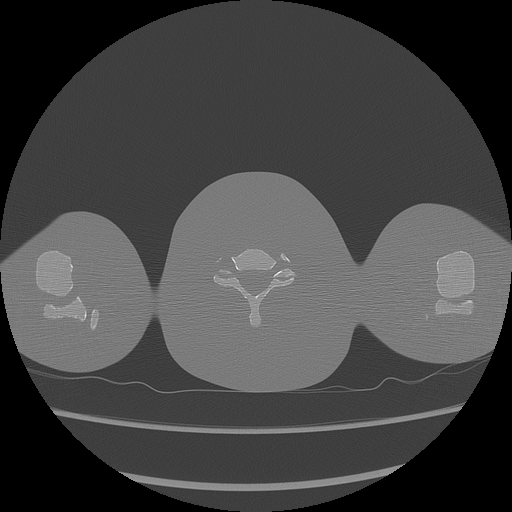
#> input picture sharp_kernel/phantom1/00000002.DCM, 512 x 512 px, found by its file name
$ python dicom_overlay.py
#> lines starting #> are read from the running program, lines starting #| are printed output that depends on the picture; pictures that were not available may be replaced by others from this repository, and a replacement may not be noted
#!/usr/bin/env python
# coding: utf-8
#%%
import numpy as np
import matplotlib.pyplot as plt
import matplotlib.colors as colors
import matplotlib.cm as cmx
from mpl_toolkits.mplot3d import Axes3D
import os,time,subprocess,glob,re
import pandas
import ipywidgets as ipyw
import pydicom as dicom
import argparse,sys

## please change here
def weight_img_two(im2,s0=-200,s1=200,r=30): # well-shaped potential
    wl = 1.0-0.5/r * (im2 - (s0-r)) # 1 at s0-r and 0 at s0+r
    wr = 0.5/r * (im2 - (s1-r))
    w = np.clip(np.maximum(wl,wr),0,1)
    return((w,1-w))

def weight_img_three(im,s0=-200,s1=200,r=30):
    w0 = np.clip(1.0-0.5/r * (im - (s0-r)), 0, 1) # 1 at s0-r and 0 at s0+r
    w2 = np.clip(0.5/r * (im - (s1-r)), 0, 1) # 0 at s1-r and 1 at s1+r
    return((w0,1-w0-w2,w2))

if __name__== "__main__":
    parser = argparse.ArgumentParser("")
    parser.add_argument('--output', '-o', default='output', help="output dir")
    parser.add_argument('--in1', '-i1', default='full', help="low or full range input dir")
    parser.add_argument('--in2', '-i2', default='partial', help="middle range input dir")
    parser.add_argument('--in3', '-i3', default=None, help="high range input dir")
    parser.add_argument('--org', '-i0', default='org', help="original image dir")
    parser.add_argument('--truth', '-t', default=None, help="ground truth image dir (for evaluation)")
    parser.add_argument('--lower', default=-200, help="lower value of the transition range")
    parser.add_argument('--upper', default=+200, help="upper value of the transition range")
    parser.add_argument('--transition_margin', '-tm', default=30, help="margin of the transition")
    parser.add_argument('--clip', '-c', default=[-1100,1500], nargs=2, help="clipping bounds")
    parser.add_argument('--plot', '-p', action="store_true")

    args = parser.parse_args()

    # [6 lines of commented-out code are left out]

    if args.plot:
        print(args)
    os.makedirs(args.output, exist_ok=True)
    input_dirs = [dn for dn in [args.in1,args.in2,args.in3] if dn is not None]

    m, M = args.clip
    rM=100

    dirlist = ["."]
    for f in os.listdir(args.org):
        if os.path.isdir(os.path.join(args.org,f)):
            dirlist.append(f)
    for dirname in dirlist:
        print("Processing... {}".format(dirname))
        fns = [os.path.basename(f) for f in glob.glob(os.path.join(args.org,dirname,'*.[dD][cC][mM]'))]
        if len(fns)==0:
            continue
        os.makedirs(os.path.join(args.output,dirname), exist_ok=True)
        for fn in fns:
            dcm_in = [dicom.read_file(os.path.join(fd,dirname,fn), force=True) for fd in input_dirs]
            dcm_org = dicom.read_file(os.path.join(args.org,dirname,fn), force=True)
            img_in = [np.clip(dcm_in[i].pixel_array.astype(np.float64) + dcm_in[i].RescaleIntercept, m,M) for i in range(len(dcm_in))]
            img_org = dcm_org.pixel_array.astype(np.float64) + dcm_org.RescaleIntercept
            if len(input_dirs) == 3:
                weight = weight_img_three(img_in[1], args.lower, args.upper, args.transition_margin)
            else:
                weight = weight_img_two(img_in[1], args.lower, args.upper, args.transition_margin)
            img_ov = sum([weight[i]*img_in[i] for i in range(len(weight))])
            img_ov = np.where(dcm_org.pixel_array + dcm_org.RescaleIntercept == -2048, -2048, img_ov)
            # save dicom
            img = (img_ov - dcm_org.RescaleIntercept).astype(dcm_org.pixel_array.dtype)
            #print("{}: min HU {}, max HU {}".format(fn, np.min(img),np.max(img)))
        #            print(img.shape, img.dtype)
            dcm_org.PixelData = img.tobytes()
            dcm_org.save_as(os.path.join(args.output,dirname,fn))
            if args.plot:
                dcm_truth = dicom.read_file(os.path.join(args.truth,dirname,fn), force=True)
                img_truth = np.clip(dcm_truth.pixel_array.astype(np.float64) + dcm_truth.RescaleIntercept, m,M)
                # figure
                fig = plt.figure(figsize=(15,10))
                # [5 lines of commented-out code are left out]
                img_ov = np.clip(img_ov,m,M)
                diff_ov = (img_ov-img_truth)[img_org>-990]  ## body only
                diff_in1 = (img_in[0]-img_truth)[img_org>-990]  ## body only
                plt.hist([diff_ov.ravel(),diff_in1.ravel()],bins=100,range=[-rM,rM],density=True,label=["overlay","in1"])
                plt.legend(loc='upper right')
                pc_ov = np.percentile(np.abs(diff_ov).ravel(), [5,95])
                pc_in1 = np.percentile(np.abs(diff_in1).ravel(), [5,95])
                plt.title("overlay -- mean abs err: {}, median err: {}, 5 and 95 percentile {},{}\nIn1  -- mean abs err: {}, median err: {}, 5 and 95 percentile {},{}".format(np.abs(diff_ov).mean(),np.median(diff_ov),pc_ov[0],pc_ov[1],np.abs(diff_in1).mean(),np.median(diff_in1),pc_in1[0],pc_in1[1]))
                plt.savefig(os.path.join(args.output,dirname,"error_{}.jpg".format(fn)))
                #
                fig = plt.figure(figsize=(21,10))
                axes = fig.subplots(1, 2)
                im=axes[0].imshow(img_ov-img_truth, cmap="coolwarm", vmin=-50, vmax=50)
                axes[0].set_title("overlay")
                im=axes[1].imshow(img_in[0]-img_truth, cmap="coolwarm", vmin=-50, vmax=50)
                axes[1].set_title("In1")
                fig.subplots_adjust(right=0.8)
                cbar_ax = fig.add_axes([0.85, 0.15, 0.05, 0.7])
                fig.colorbar(im, cax=cbar_ax)
                plt.savefig(os.path.join(args.output,dirname,"diff_{}.jpg".format(fn)))
                #
                fig = plt.figure(figsize=(21,10))
                axes = fig.subplots(1, 1)
                axes.hist([img_ov.ravel(),img_in[0].ravel(),img_truth.ravel()],range=(m,M),bins=50, label=["overlay","in1","tr"])
                axes.legend(loc='upper right')
                # axes[1].hist([img_in1.ravel(),img_in2.ravel()],range=(m,M),bins=50, label=["in1","in2"])
                # axes[1].legend(loc='upper right')
                #axes[1].hist([img_org.ravel(),img_truth.ravel()],range=(m,M),bins=50, label=["org","tr"])
                #axes[1].legend(loc='upper right')
                plt.savefig(os.path.join(args.output,dirname,"hist_{}.jpg".format(fn)))
#> this loop made 1 pass
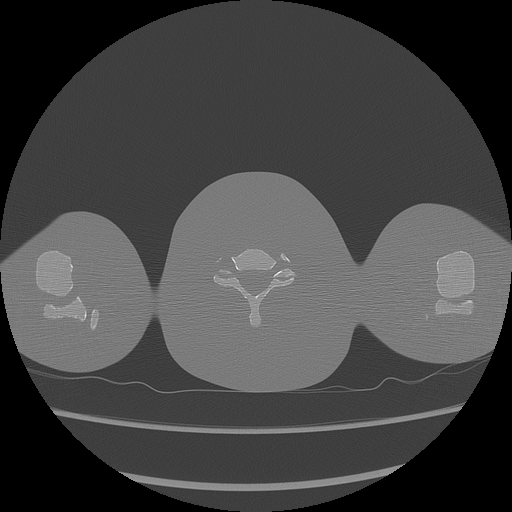
#> input picture sharp_kernel/phantom1/00000002.DCM, 512 x 512 px, found by its file name
#> pass 1, in weight_img_two, `wl = 1.0-0.5/r * (im2 - (s0-r))`:
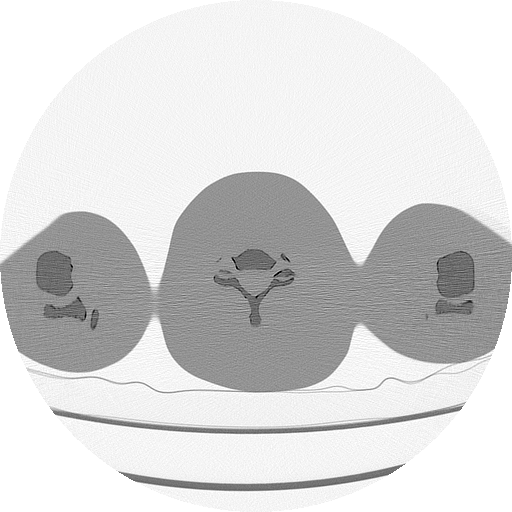
#> wl: shape (512, 512) float64; min -27.83, max 15.5, mean 8.91; drawn with min black and max white
#> pass 1, in weight_img_two, `wr = 0.5/r * (im2 - (s1-r))`:
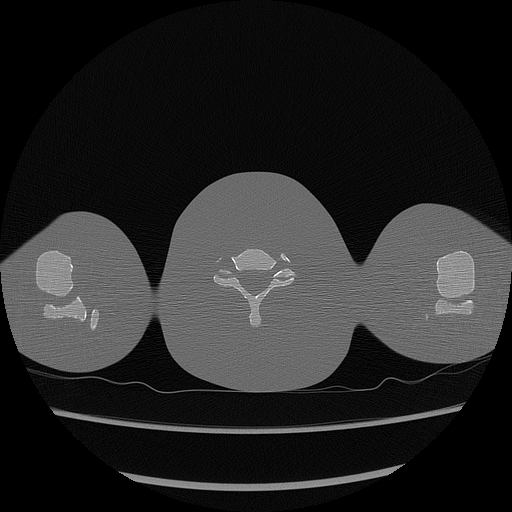
#> wr: shape (512, 512) float64; min -21.17, max 22.17, mean -14.6; drawn with min black and max white
#> pass 1, in weight_img_two, `w = np.clip(np.maximum(wl,wr),0,1)`:
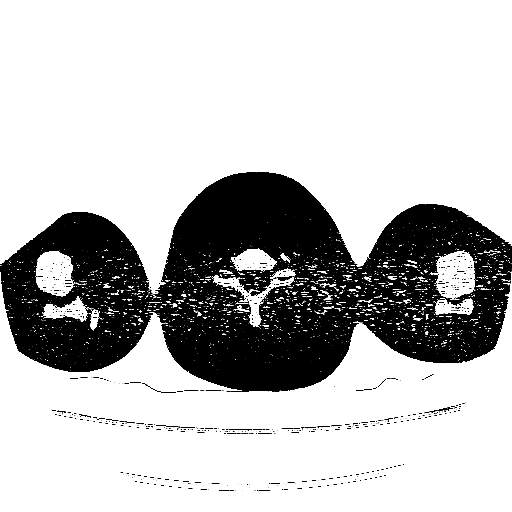
#> w: shape (512, 512) float64; min 0, max 1, mean 0.752
#> after the loop:
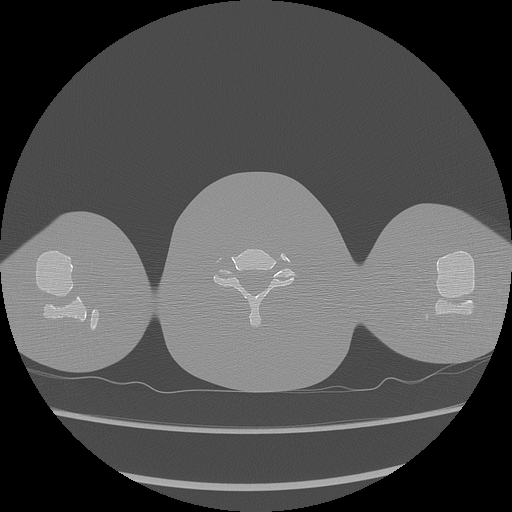
#> img_ov: shape (512, 512) float64; min -2048, max 1500, mean -908.1; drawn with min black and max white
    print("Results are found in '{}'".format(args.output))
#| Results are found in 'output'

# %%
